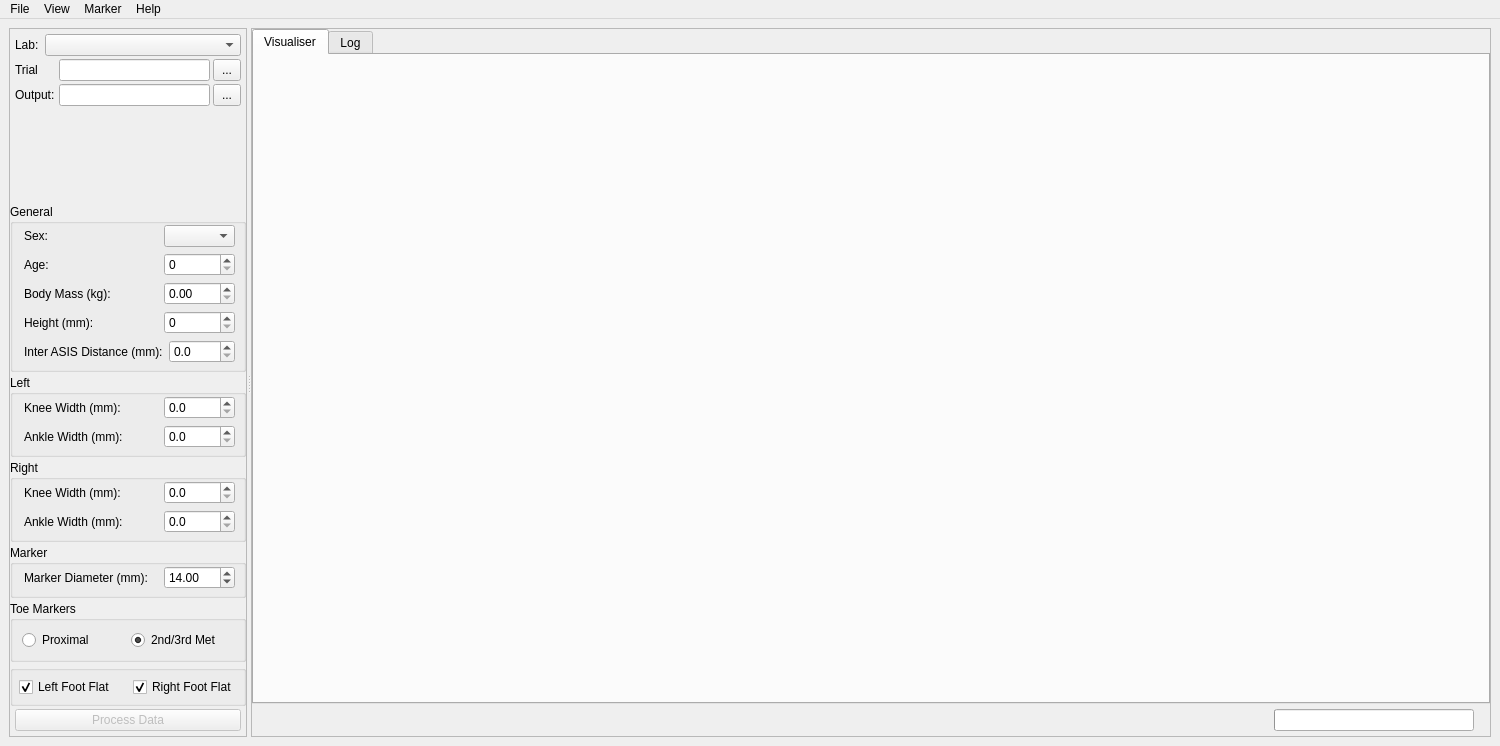
<?xml version="1.0" encoding="UTF-8"?>
<ui version="4.0">
 <class>MainWindow</class>
 <widget class="QMainWindow" name="MainWindow">
  <property name="geometry">
   <rect>
    <x>0</x>
    <y>0</y>
    <width>1500</width>
    <height>746</height>
   </rect>
  </property>
  <property name="windowTitle">
   <string>MainWindow</string>
  </property>
  <property name="windowIcon">
   <iconset resource="resources.qrc">
    <normaloff>:/model_generator/images/app-icon.png</normaloff>:/model_generator/images/app-icon.png</iconset>
  </property>
  <widget class="QWidget" name="centralwidget">
   <layout class="QVBoxLayout" name="verticalLayout">
    <item>
     <widget class="QSplitter" name="splitter">
      <property name="orientation">
       <enum>Qt::Orientation::Horizontal</enum>
      </property>
      <widget class="QFrame" name="frameTrial">
       <property name="sizePolicy">
        <sizepolicy hsizetype="Expanding" vsizetype="Preferred">
         <horstretch>0</horstretch>
         <verstretch>0</verstretch>
        </sizepolicy>
       </property>
       <property name="minimumSize">
        <size>
         <width>0</width>
         <height>0</height>
        </size>
       </property>
       <property name="frameShape">
        <enum>QFrame::Shape::StyledPanel</enum>
       </property>
       <property name="frameShadow">
        <enum>QFrame::Shadow::Raised</enum>
       </property>
       <layout class="QVBoxLayout" name="verticalLayout_2">
        <property name="spacing">
         <number>3</number>
        </property>
        <property name="leftMargin">
         <number>0</number>
        </property>
        <property name="topMargin">
         <number>5</number>
        </property>
        <property name="rightMargin">
         <number>0</number>
        </property>
        <property name="bottomMargin">
         <number>5</number>
        </property>
        <item>
         <layout class="QHBoxLayout" name="horizontalLayout_3">
          <property name="leftMargin">
           <number>5</number>
          </property>
          <property name="rightMargin">
           <number>5</number>
          </property>
          <item>
           <widget class="QLabel" name="label_2">
            <property name="text">
             <string>Lab: </string>
            </property>
           </widget>
          </item>
          <item>
           <widget class="QComboBox" name="comboBoxLab">
            <property name="sizePolicy">
             <sizepolicy hsizetype="Expanding" vsizetype="Fixed">
              <horstretch>0</horstretch>
              <verstretch>0</verstretch>
             </sizepolicy>
            </property>
           </widget>
          </item>
         </layout>
        </item>
        <item>
         <layout class="QHBoxLayout" name="horizontalLayout" stretch="0,1,0">
          <property name="leftMargin">
           <number>5</number>
          </property>
          <property name="rightMargin">
           <number>5</number>
          </property>
          <item>
           <widget class="QLabel" name="label">
            <property name="minimumSize">
             <size>
              <width>41</width>
              <height>0</height>
             </size>
            </property>
            <property name="text">
             <string>Trial</string>
            </property>
           </widget>
          </item>
          <item>
           <widget class="QLineEdit" name="lineEditInputTrial">
            <property name="sizePolicy">
             <sizepolicy hsizetype="Expanding" vsizetype="Fixed">
              <horstretch>0</horstretch>
              <verstretch>0</verstretch>
             </sizepolicy>
            </property>
            <property name="minimumSize">
             <size>
              <width>0</width>
              <height>0</height>
             </size>
            </property>
           </widget>
          </item>
          <item>
           <widget class="QPushButton" name="pushButtonInputTrialChooser">
            <property name="sizePolicy">
             <sizepolicy hsizetype="Fixed" vsizetype="Fixed">
              <horstretch>0</horstretch>
              <verstretch>0</verstretch>
             </sizepolicy>
            </property>
            <property name="styleSheet">
             <string notr="true">padding: 3px 8px;</string>
            </property>
            <property name="text">
             <string>...</string>
            </property>
           </widget>
          </item>
         </layout>
        </item>
        <item>
         <layout class="QHBoxLayout" name="horizontalLayout_6">
          <property name="leftMargin">
           <number>5</number>
          </property>
          <property name="rightMargin">
           <number>5</number>
          </property>
          <item>
           <widget class="QLabel" name="label_5">
            <property name="minimumSize">
             <size>
              <width>41</width>
              <height>0</height>
             </size>
            </property>
            <property name="text">
             <string>Output:</string>
            </property>
           </widget>
          </item>
          <item>
           <widget class="QLineEdit" name="lineEditOutputDirectory">
            <property name="sizePolicy">
             <sizepolicy hsizetype="Expanding" vsizetype="Fixed">
              <horstretch>0</horstretch>
              <verstretch>0</verstretch>
             </sizepolicy>
            </property>
            <property name="minimumSize">
             <size>
              <width>0</width>
              <height>0</height>
             </size>
            </property>
           </widget>
          </item>
          <item>
           <widget class="QPushButton" name="pushButtonOutputDirectoryChooser">
            <property name="sizePolicy">
             <sizepolicy hsizetype="Fixed" vsizetype="Fixed">
              <horstretch>0</horstretch>
              <verstretch>0</verstretch>
             </sizepolicy>
            </property>
            <property name="styleSheet">
             <string notr="true">padding: 3px 8px;</string>
            </property>
            <property name="text">
             <string>...</string>
            </property>
           </widget>
          </item>
         </layout>
        </item>
        <item>
         <spacer name="verticalSpacer">
          <property name="orientation">
           <enum>Qt::Orientation::Vertical</enum>
          </property>
          <property name="sizeHint" stdset="0">
           <size>
            <width>20</width>
            <height>40</height>
           </size>
          </property>
         </spacer>
        </item>
        <item>
         <widget class="QGroupBox" name="groupBox">
          <property name="title">
           <string>General</string>
          </property>
          <layout class="QVBoxLayout" name="verticalLayout_9">
           <property name="leftMargin">
            <number>6</number>
           </property>
           <property name="topMargin">
            <number>1</number>
           </property>
           <property name="rightMargin">
            <number>3</number>
           </property>
           <property name="bottomMargin">
            <number>6</number>
           </property>
           <item>
            <layout class="QHBoxLayout" name="horizontalLayout_14">
             <property name="leftMargin">
              <number>5</number>
             </property>
             <property name="rightMargin">
              <number>5</number>
             </property>
             <item>
              <widget class="QLabel" name="label_12">
               <property name="minimumSize">
                <size>
                 <width>134</width>
                 <height>0</height>
                </size>
               </property>
               <property name="text">
                <string>Sex:</string>
               </property>
              </widget>
             </item>
             <item>
              <widget class="QComboBox" name="comboBoxSex">
               <property name="currentText">
                <string/>
               </property>
               <property name="placeholderText">
                <string>-</string>
               </property>
               <item>
                <property name="text">
                 <string>Female</string>
                </property>
               </item>
               <item>
                <property name="text">
                 <string>Male</string>
                </property>
               </item>
              </widget>
             </item>
            </layout>
           </item>
           <item>
            <layout class="QHBoxLayout" name="horizontalLayout_13">
             <property name="leftMargin">
              <number>5</number>
             </property>
             <property name="rightMargin">
              <number>5</number>
             </property>
             <item>
              <widget class="QLabel" name="label_11">
               <property name="minimumSize">
                <size>
                 <width>134</width>
                 <height>0</height>
                </size>
               </property>
               <property name="text">
                <string>Age:</string>
               </property>
              </widget>
             </item>
             <item>
              <widget class="QSpinBox" name="spinBoxAge"/>
             </item>
            </layout>
           </item>
           <item>
            <layout class="QHBoxLayout" name="horizontalLayout_8">
             <property name="leftMargin">
              <number>5</number>
             </property>
             <property name="rightMargin">
              <number>5</number>
             </property>
             <item>
              <widget class="QLabel" name="label_6">
               <property name="minimumSize">
                <size>
                 <width>134</width>
                 <height>0</height>
                </size>
               </property>
               <property name="text">
                <string>Body Mass (kg):</string>
               </property>
              </widget>
             </item>
             <item>
              <widget class="QDoubleSpinBox" name="doubleSpinBoxBodyMass">
               <property name="sizePolicy">
                <sizepolicy hsizetype="Minimum" vsizetype="Fixed">
                 <horstretch>0</horstretch>
                 <verstretch>0</verstretch>
                </sizepolicy>
               </property>
               <property name="minimumSize">
                <size>
                 <width>0</width>
                 <height>0</height>
                </size>
               </property>
               <property name="maximum">
                <double>999.990000000000009</double>
               </property>
              </widget>
             </item>
            </layout>
           </item>
           <item>
            <layout class="QHBoxLayout" name="horizontalLayout_5">
             <property name="leftMargin">
              <number>5</number>
             </property>
             <property name="rightMargin">
              <number>5</number>
             </property>
             <item>
              <widget class="QLabel" name="label_4">
               <property name="minimumSize">
                <size>
                 <width>134</width>
                 <height>0</height>
                </size>
               </property>
               <property name="text">
                <string>Height (mm):</string>
               </property>
              </widget>
             </item>
             <item>
              <widget class="QDoubleSpinBox" name="doubleSpinBoxHeight">
               <property name="sizePolicy">
                <sizepolicy hsizetype="Minimum" vsizetype="Fixed">
                 <horstretch>0</horstretch>
                 <verstretch>0</verstretch>
                </sizepolicy>
               </property>
               <property name="decimals">
                <number>0</number>
               </property>
               <property name="maximum">
                <double>9999.000000000000000</double>
               </property>
               <property name="singleStep">
                <double>1.000000000000000</double>
               </property>
              </widget>
             </item>
            </layout>
           </item>
           <item>
            <layout class="QHBoxLayout" name="horizontalLayout_17">
             <property name="leftMargin">
              <number>5</number>
             </property>
             <property name="rightMargin">
              <number>5</number>
             </property>
             <item>
              <widget class="QLabel" name="label_15">
               <property name="minimumSize">
                <size>
                 <width>134</width>
                 <height>0</height>
                </size>
               </property>
               <property name="text">
                <string>Inter ASIS Distance (mm):</string>
               </property>
              </widget>
             </item>
             <item>
              <widget class="QDoubleSpinBox" name="doubleSpinBoxASISWidth">
               <property name="decimals">
                <number>1</number>
               </property>
               <property name="maximum">
                <double>999.000000000000000</double>
               </property>
              </widget>
             </item>
            </layout>
           </item>
          </layout>
         </widget>
        </item>
        <item>
         <widget class="QGroupBox" name="groupBox_2">
          <property name="title">
           <string>Left</string>
          </property>
          <layout class="QVBoxLayout" name="verticalLayout_10">
           <property name="leftMargin">
            <number>6</number>
           </property>
           <property name="topMargin">
            <number>1</number>
           </property>
           <property name="rightMargin">
            <number>3</number>
           </property>
           <property name="bottomMargin">
            <number>6</number>
           </property>
           <item>
            <layout class="QHBoxLayout" name="horizontalLayout_9">
             <property name="leftMargin">
              <number>5</number>
             </property>
             <property name="rightMargin">
              <number>5</number>
             </property>
             <item>
              <widget class="QLabel" name="label_7">
               <property name="minimumSize">
                <size>
                 <width>134</width>
                 <height>0</height>
                </size>
               </property>
               <property name="text">
                <string>Knee Width (mm):</string>
               </property>
              </widget>
             </item>
             <item>
              <widget class="QDoubleSpinBox" name="doubleSpinBoxLeftKneeWidth">
               <property name="sizePolicy">
                <sizepolicy hsizetype="Minimum" vsizetype="Fixed">
                 <horstretch>0</horstretch>
                 <verstretch>0</verstretch>
                </sizepolicy>
               </property>
               <property name="decimals">
                <number>1</number>
               </property>
               <property name="maximum">
                <double>999.000000000000000</double>
               </property>
               <property name="singleStep">
                <double>1.000000000000000</double>
               </property>
              </widget>
             </item>
            </layout>
           </item>
           <item>
            <layout class="QHBoxLayout" name="horizontalLayout_15">
             <property name="leftMargin">
              <number>5</number>
             </property>
             <property name="rightMargin">
              <number>5</number>
             </property>
             <item>
              <widget class="QLabel" name="label_13">
               <property name="minimumSize">
                <size>
                 <width>134</width>
                 <height>0</height>
                </size>
               </property>
               <property name="text">
                <string>Ankle Width (mm):</string>
               </property>
              </widget>
             </item>
             <item>
              <widget class="QDoubleSpinBox" name="doubleSpinBoxLeftAnkleWidth">
               <property name="decimals">
                <number>1</number>
               </property>
               <property name="maximum">
                <double>999.000000000000000</double>
               </property>
              </widget>
             </item>
            </layout>
           </item>
          </layout>
         </widget>
        </item>
        <item>
         <widget class="QGroupBox" name="groupBox_3">
          <property name="title">
           <string>Right</string>
          </property>
          <layout class="QVBoxLayout" name="verticalLayout_11">
           <property name="leftMargin">
            <number>6</number>
           </property>
           <property name="topMargin">
            <number>1</number>
           </property>
           <property name="rightMargin">
            <number>3</number>
           </property>
           <property name="bottomMargin">
            <number>6</number>
           </property>
           <item>
            <layout class="QHBoxLayout" name="horizontalLayout_10">
             <property name="leftMargin">
              <number>5</number>
             </property>
             <property name="rightMargin">
              <number>5</number>
             </property>
             <item>
              <widget class="QLabel" name="label_8">
               <property name="minimumSize">
                <size>
                 <width>134</width>
                 <height>0</height>
                </size>
               </property>
               <property name="text">
                <string>Knee Width (mm):</string>
               </property>
              </widget>
             </item>
             <item>
              <widget class="QDoubleSpinBox" name="doubleSpinBoxRightKneeWidth">
               <property name="sizePolicy">
                <sizepolicy hsizetype="Minimum" vsizetype="Fixed">
                 <horstretch>0</horstretch>
                 <verstretch>0</verstretch>
                </sizepolicy>
               </property>
               <property name="decimals">
                <number>1</number>
               </property>
               <property name="maximum">
                <double>999.000000000000000</double>
               </property>
               <property name="singleStep">
                <double>1.000000000000000</double>
               </property>
              </widget>
             </item>
            </layout>
           </item>
           <item>
            <layout class="QHBoxLayout" name="horizontalLayout_16">
             <property name="leftMargin">
              <number>5</number>
             </property>
             <property name="rightMargin">
              <number>5</number>
             </property>
             <item>
              <widget class="QLabel" name="label_14">
               <property name="minimumSize">
                <size>
                 <width>134</width>
                 <height>0</height>
                </size>
               </property>
               <property name="text">
                <string>Ankle Width (mm):</string>
               </property>
              </widget>
             </item>
             <item>
              <widget class="QDoubleSpinBox" name="doubleSpinBoxRightAnkleWidth">
               <property name="decimals">
                <number>1</number>
               </property>
               <property name="maximum">
                <double>999.000000000000000</double>
               </property>
              </widget>
             </item>
            </layout>
           </item>
          </layout>
         </widget>
        </item>
        <item>
         <widget class="QGroupBox" name="groupBox_4">
          <property name="title">
           <string>Marker</string>
          </property>
          <layout class="QVBoxLayout" name="verticalLayout_12">
           <property name="leftMargin">
            <number>6</number>
           </property>
           <property name="topMargin">
            <number>1</number>
           </property>
           <property name="rightMargin">
            <number>3</number>
           </property>
           <property name="bottomMargin">
            <number>6</number>
           </property>
           <item>
            <layout class="QHBoxLayout" name="horizontalLayout_4">
             <property name="leftMargin">
              <number>5</number>
             </property>
             <property name="rightMargin">
              <number>5</number>
             </property>
             <item>
              <widget class="QLabel" name="label_3">
               <property name="sizePolicy">
                <sizepolicy hsizetype="Preferred" vsizetype="Preferred">
                 <horstretch>0</horstretch>
                 <verstretch>0</verstretch>
                </sizepolicy>
               </property>
               <property name="minimumSize">
                <size>
                 <width>134</width>
                 <height>0</height>
                </size>
               </property>
               <property name="text">
                <string>Marker Diameter (mm):</string>
               </property>
              </widget>
             </item>
             <item>
              <widget class="QDoubleSpinBox" name="doubleSpinBoxMarkerDiameter">
               <property name="sizePolicy">
                <sizepolicy hsizetype="Minimum" vsizetype="Fixed">
                 <horstretch>0</horstretch>
                 <verstretch>0</verstretch>
                </sizepolicy>
               </property>
               <property name="value">
                <double>14.000000000000000</double>
               </property>
              </widget>
             </item>
            </layout>
           </item>
          </layout>
         </widget>
        </item>
        <item>
         <widget class="QGroupBox" name="groupBox_6">
          <property name="title">
           <string>Toe Markers</string>
          </property>
          <layout class="QHBoxLayout" name="horizontalLayout_11">
           <item>
            <widget class="QRadioButton" name="radioButtonProximal">
             <property name="text">
              <string>Proximal</string>
             </property>
            </widget>
           </item>
           <item>
            <widget class="QRadioButton" name="radioButtonMetHead">
             <property name="text">
              <string>2nd/3rd Met</string>
             </property>
             <property name="checked">
              <bool>true</bool>
             </property>
            </widget>
           </item>
          </layout>
         </widget>
        </item>
        <item>
         <widget class="QGroupBox" name="groupBox_5">
          <property name="title">
           <string/>
          </property>
          <layout class="QHBoxLayout" name="horizontalLayout_19">
           <property name="leftMargin">
            <number>6</number>
           </property>
           <property name="topMargin">
            <number>6</number>
           </property>
           <property name="rightMargin">
            <number>3</number>
           </property>
           <property name="bottomMargin">
            <number>6</number>
           </property>
           <item>
            <widget class="QCheckBox" name="checkBoxLeftFootFlat">
             <property name="text">
              <string>Left Foot Flat</string>
             </property>
             <property name="checked">
              <bool>true</bool>
             </property>
            </widget>
           </item>
           <item>
            <widget class="QCheckBox" name="checkBoxRightFootFlat">
             <property name="text">
              <string>Right Foot Flat</string>
             </property>
             <property name="checked">
              <bool>true</bool>
             </property>
            </widget>
           </item>
          </layout>
         </widget>
        </item>
        <item>
         <layout class="QHBoxLayout" name="horizontalLayout_2">
          <property name="leftMargin">
           <number>5</number>
          </property>
          <property name="rightMargin">
           <number>5</number>
          </property>
          <item>
           <widget class="QPushButton" name="pushButtonParseData">
            <property name="enabled">
             <bool>false</bool>
            </property>
            <property name="text">
             <string>Process Data</string>
            </property>
           </widget>
          </item>
         </layout>
        </item>
       </layout>
      </widget>
      <widget class="QFrame" name="frameVisualisation">
       <property name="sizePolicy">
        <sizepolicy hsizetype="Preferred" vsizetype="Preferred">
         <horstretch>1</horstretch>
         <verstretch>0</verstretch>
        </sizepolicy>
       </property>
       <property name="frameShape">
        <enum>QFrame::Shape::StyledPanel</enum>
       </property>
       <property name="frameShadow">
        <enum>QFrame::Shadow::Raised</enum>
       </property>
       <layout class="QVBoxLayout" name="verticalLayout_3">
        <property name="spacing">
         <number>3</number>
        </property>
        <property name="leftMargin">
         <number>0</number>
        </property>
        <property name="topMargin">
         <number>0</number>
        </property>
        <property name="rightMargin">
         <number>0</number>
        </property>
        <property name="bottomMargin">
         <number>4</number>
        </property>
        <item>
         <widget class="QTabWidget" name="tabWidget">
          <property name="currentIndex">
           <number>0</number>
          </property>
          <widget class="QWidget" name="tabVisualiser">
           <attribute name="title">
            <string>Visualiser</string>
           </attribute>
           <layout class="QVBoxLayout" name="verticalLayout_13"/>
          </widget>
          <widget class="QWidget" name="tabLog">
           <attribute name="title">
            <string>Log</string>
           </attribute>
           <layout class="QVBoxLayout" name="verticalLayout_14">
            <item>
             <widget class="QTableWidget" name="tableLog">
              <property name="enabled">
               <bool>true</bool>
              </property>
              <property name="mouseTracking">
               <bool>false</bool>
              </property>
              <property name="autoFillBackground">
               <bool>false</bool>
              </property>
              <property name="inputMethodHints">
               <set>Qt::InputMethodHint::ImhNone</set>
              </property>
              <property name="frameShadow">
               <enum>QFrame::Shadow::Raised</enum>
              </property>
              <property name="verticalScrollBarPolicy">
               <enum>Qt::ScrollBarPolicy::ScrollBarAlwaysOff</enum>
              </property>
              <property name="horizontalScrollBarPolicy">
               <enum>Qt::ScrollBarPolicy::ScrollBarAlwaysOff</enum>
              </property>
              <property name="editTriggers">
               <set>QAbstractItemView::EditTrigger::NoEditTriggers</set>
              </property>
              <property name="tabKeyNavigation">
               <bool>false</bool>
              </property>
              <property name="showDropIndicator" stdset="0">
               <bool>false</bool>
              </property>
              <property name="dragDropOverwriteMode">
               <bool>false</bool>
              </property>
              <property name="alternatingRowColors">
               <bool>false</bool>
              </property>
              <property name="selectionMode">
               <enum>QAbstractItemView::SelectionMode::SingleSelection</enum>
              </property>
              <property name="selectionBehavior">
               <enum>QAbstractItemView::SelectionBehavior::SelectRows</enum>
              </property>
              <property name="showGrid">
               <bool>false</bool>
              </property>
              <property name="gridStyle">
               <enum>Qt::PenStyle::NoPen</enum>
              </property>
              <property name="sortingEnabled">
               <bool>true</bool>
              </property>
              <property name="cornerButtonEnabled">
               <bool>false</bool>
              </property>
              <property name="rowCount">
               <number>0</number>
              </property>
              <property name="columnCount">
               <number>4</number>
              </property>
              <attribute name="horizontalHeaderVisible">
               <bool>true</bool>
              </attribute>
              <attribute name="horizontalHeaderCascadingSectionResizes">
               <bool>true</bool>
              </attribute>
              <attribute name="horizontalHeaderMinimumSectionSize">
               <number>75</number>
              </attribute>
              <attribute name="horizontalHeaderDefaultSectionSize">
               <number>75</number>
              </attribute>
              <attribute name="horizontalHeaderHighlightSections">
               <bool>true</bool>
              </attribute>
              <attribute name="horizontalHeaderShowSortIndicator" stdset="0">
               <bool>true</bool>
              </attribute>
              <attribute name="horizontalHeaderStretchLastSection">
               <bool>true</bool>
              </attribute>
              <attribute name="verticalHeaderVisible">
               <bool>false</bool>
              </attribute>
              <attribute name="verticalHeaderMinimumSectionSize">
               <number>15</number>
              </attribute>
              <attribute name="verticalHeaderDefaultSectionSize">
               <number>20</number>
              </attribute>
              <attribute name="verticalHeaderHighlightSections">
               <bool>false</bool>
              </attribute>
              <column>
               <property name="text">
                <string>Date</string>
               </property>
              </column>
              <column>
               <property name="text">
                <string>Time</string>
               </property>
              </column>
              <column>
               <property name="text">
                <string>Level</string>
               </property>
              </column>
              <column>
               <property name="text">
                <string>Description</string>
               </property>
              </column>
             </widget>
            </item>
            <item>
             <layout class="QHBoxLayout" name="horizontalLayout_18">
              <item>
               <widget class="QCheckBox" name="checkBoxSuppressWarnings">
                <property name="text">
                 <string>Suppress warnings</string>
                </property>
               </widget>
              </item>
             </layout>
            </item>
           </layout>
          </widget>
         </widget>
        </item>
        <item>
         <layout class="QHBoxLayout" name="horizontalLayout_7">
          <property name="spacing">
           <number>8</number>
          </property>
          <property name="leftMargin">
           <number>6</number>
          </property>
          <property name="topMargin">
           <number>1</number>
          </property>
          <property name="rightMargin">
           <number>16</number>
          </property>
          <item>
           <spacer name="horizontalSpacer">
            <property name="orientation">
             <enum>Qt::Orientation::Horizontal</enum>
            </property>
            <property name="sizeHint" stdset="0">
             <size>
              <width>40</width>
              <height>20</height>
             </size>
            </property>
           </spacer>
          </item>
          <item>
           <widget class="QLabel" name="labelProgress">
            <property name="sizePolicy">
             <sizepolicy hsizetype="Preferred" vsizetype="Fixed">
              <horstretch>0</horstretch>
              <verstretch>0</verstretch>
             </sizepolicy>
            </property>
            <property name="minimumSize">
             <size>
              <width>0</width>
              <height>24</height>
             </size>
            </property>
            <property name="text">
             <string/>
            </property>
           </widget>
          </item>
          <item>
           <widget class="QProgressBar" name="progressBar">
            <property name="enabled">
             <bool>true</bool>
            </property>
            <property name="sizePolicy">
             <sizepolicy hsizetype="Fixed" vsizetype="Fixed">
              <horstretch>0</horstretch>
              <verstretch>0</verstretch>
             </sizepolicy>
            </property>
            <property name="minimumSize">
             <size>
              <width>200</width>
              <height>0</height>
             </size>
            </property>
            <property name="value">
             <number>0</number>
            </property>
            <property name="textVisible">
             <bool>false</bool>
            </property>
            <property name="invertedAppearance">
             <bool>false</bool>
            </property>
           </widget>
          </item>
         </layout>
        </item>
       </layout>
      </widget>
     </widget>
    </item>
   </layout>
  </widget>
  <widget class="QMenuBar" name="menuBar">
   <property name="geometry">
    <rect>
     <x>0</x>
     <y>0</y>
     <width>1500</width>
     <height>33</height>
    </rect>
   </property>
   <widget class="QMenu" name="menuFile">
    <property name="title">
     <string>File</string>
    </property>
    <addaction name="actionReloadInput"/>
    <addaction name="separator"/>
    <addaction name="actionQuit"/>
   </widget>
   <widget class="QMenu" name="menuView">
    <property name="title">
     <string>View</string>
    </property>
    <addaction name="actionOptions"/>
   </widget>
   <widget class="QMenu" name="menuMarker">
    <property name="title">
     <string>Marker</string>
    </property>
    <addaction name="actionCustomMarkerSet"/>
    <addaction name="separator"/>
    <addaction name="actionDeleteMarkerSet"/>
   </widget>
   <widget class="QMenu" name="menuHelp">
    <property name="title">
     <string>Help</string>
    </property>
    <addaction name="actionAbout"/>
   </widget>
   <addaction name="menuFile"/>
   <addaction name="menuView"/>
   <addaction name="menuMarker"/>
   <addaction name="menuHelp"/>
  </widget>
  <action name="actionQuit">
   <property name="text">
    <string>Quit</string>
   </property>
   <property name="shortcut">
    <string>Ctrl+Q</string>
   </property>
  </action>
  <action name="actionOptions">
   <property name="text">
    <string>Options</string>
   </property>
  </action>
  <action name="actionReloadInput">
   <property name="text">
    <string>Reload Input</string>
   </property>
  </action>
  <action name="actionCustomMarkerSet">
   <property name="text">
    <string>Custom Marker Set</string>
   </property>
  </action>
  <action name="actionAbout">
   <property name="text">
    <string>About</string>
   </property>
  </action>
  <action name="actionDeleteMarkerSet">
   <property name="text">
    <string>Delete Marker Set</string>
   </property>
  </action>
 </widget>
 <resources>
  <include location="resources.qrc"/>
 </resources>
 <connections/>
</ui>
